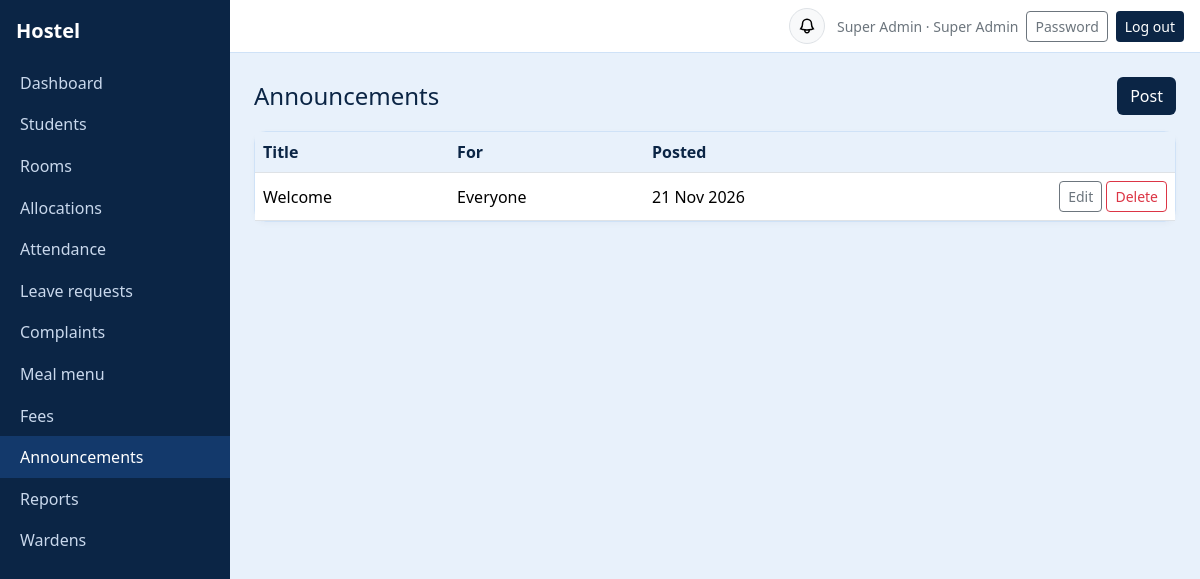
The page /announcements/ (signed in) on the database as committed earlier.
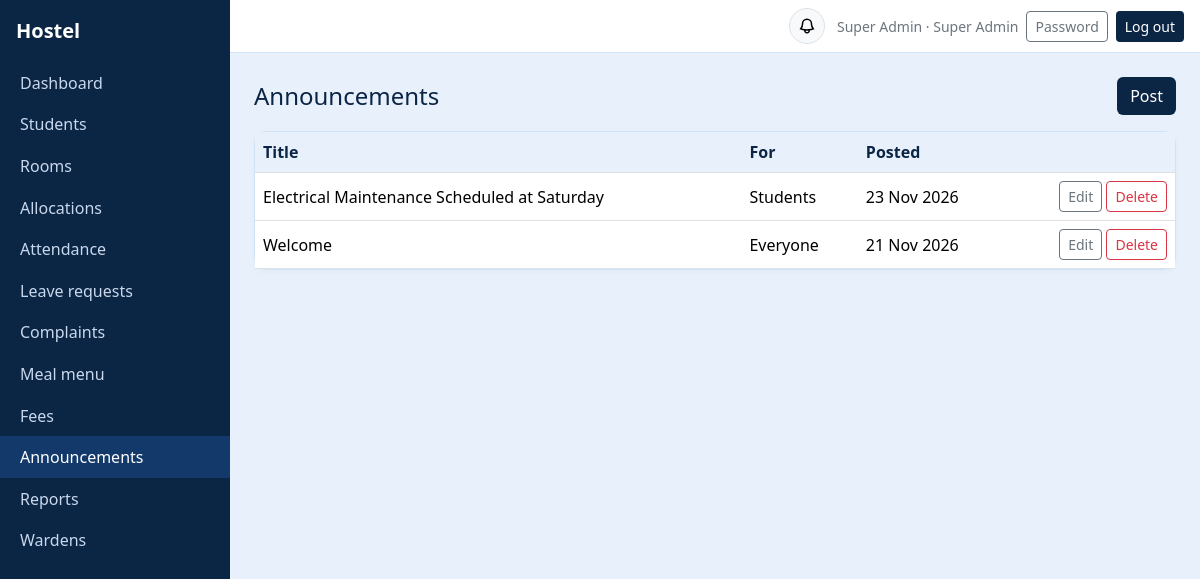
The same page on the database as committed later.
### core/models.py (models this page shows, shortened)
class Announcement(models.Model):
    AUDIENCE = [("all", "Everyone"), ("student", "Students"), ("parent", "Parents")]
    title = models.CharField(max_length=150)
    body = models.TextField()
    audience = models.CharField(max_length=10, choices=AUDIENCE, default="all")
    room = models.ForeignKey("Room", null=True, blank=True, on_delete=models.CASCADE, related_name="announcements")
    created_by = models.ForeignKey(User, null=True, blank=True, on_delete=models.SET_NULL, related_name="+")
    created_at = models.DateTimeField(auto_now_add=True)
    class Meta:
        ordering = ["-created_at"]

### core/views.py (the view)
    @role_required(*roles)
    def lst(request):
        rows = []
        for o in objs():
            rows.append({"cells": [c(o) for _, c in columns], "edit": reverse(f"{key}_edit", args=[o.pk]),
                         "delete": reverse(f"{key}_delete", args=[o.pk]) if delete else None,
                         "actions": actions(o) if actions else []})
        return show(request, "list", title=title, headers=[h for h, _ in columns], rows=rows,
                    add=reverse(f"{key}_new") if create else None, add_label=add_label)

### core/models.py (called while the page is built)
    @property
    def display_name(self):
        return self.get_full_name() or self.username

### core/views.py (called while the page is built)
def role_required(*roles):
    def deco(view):
        @wraps(view)
        @login_required
        def inner(request, *a, **k):
            if request.user.role not in roles:
                raise PermissionDenied
            return view(request, *a, **k)
        return inner
    return deco

def show(request, template, **ctx):
    return render(request, f"core/{template}.html", ctx)

def date_s(d):
    return d.strftime("%d %b %Y") if d else "—"

### core/templates/core/list.html (shortened to what this page needs)
{% extends "core/base.html" %}{% block content %}
<div class="d-flex justify-content-between align-items-center mb-3"><h4 style="color:var(--navy)" class="mb-0">{{ title }}</h4>
<div>{% if title == "Students" %}<a class="btn btn-outline-secondary me-2" href="{% url 'students_import' %}">Import CSV</a>{% endif %}
{% if add %}<a class="btn btn-navy" href="{{ add }}">{{ add_label }}</a>{% endif %}</div></div>
<div class="card"><div class="table-responsive"><table class="table table-hover align-middle mb-0">
<thead><tr>{% for h in headers %}<th>{{ h }}</th>{% endfor %}<th></th></tr></thead><tbody>
{% for r in rows %}<tr>{% for c in r.cells %}<td>{{ c }}</td>{% endfor %}<td class="text-end text-nowrap">
<a class="btn btn-sm btn-outline-secondary" href="{{ r.edit }}">Edit</a>
{% if r.delete %}<a class="btn btn-sm btn-outline-danger" href="{{ r.delete }}">Delete</a>{% endif %}</td></tr>
{% empty %}<tr><td colspan="{{ headers|length|add:1 }}" class="text-center text-secondary py-4">Nothing here yet.</td></tr>{% endfor %}
</tbody></table></div></div>{% endblock %}

Rows that differ between the two databases and show on the page:
added Announcement: cells "Electrical Maintenance Scheduled at Saturday"
Other text that changed with them:
list line gone: "Everyone 21 Nov 2026"
new list line: "Students 23 Nov 2026"
new list line: "Welcome"
new list line: "Everyone 21 Nov 2026 Edit Delete"
list line gone: "Welcome"
